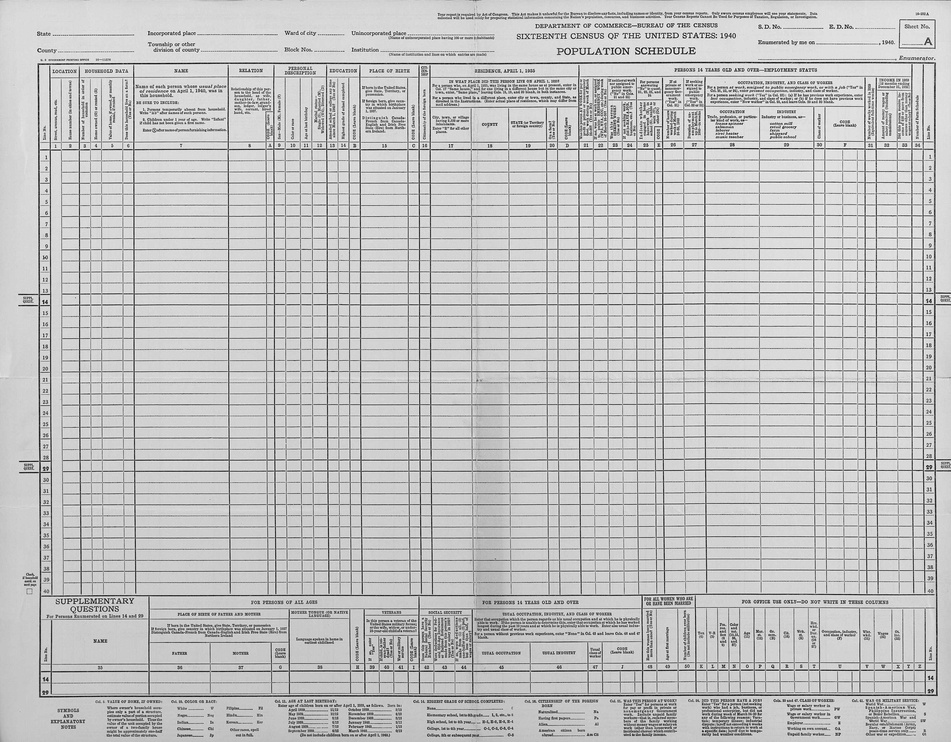
#> input picture data/census/templates/1940/template.jpg, 951 x 742 px, shrunk from 3000 x 2343 before the run
$ python -i morphological_row_detector.py   (imports and definitions only)
#> lines starting #> are read from the running program, lines starting #| are printed output that depends on the picture; after the words box and inside, x2 and y2 are one past the last pixel; in counts of white or black regions, pixels touching at a corner belong together
"""
Census row detection using morphological operations.

This detector uses OpenCV's morphological operations (the recommended approach for
detecting horizontal lines in forms/tables) combined with domain knowledge about
census form structure.

Key improvements over Hough-based detection:
- Uses morphological opening to detect horizontal lines (more reliable for forms)
- Incorporates knowledge of census structure (40 uniform rows)
- Validates detected lines against expected patterns
- Separate detection for main table vs supplemental questions
"""

import logging
from dataclasses import dataclass
from pathlib import Path
from typing import List, Optional, Tuple

import cv2
import numpy as np

logger = logging.getLogger(__name__)


@dataclass
class RowBoundary:
    """Represents a detected row with Y-coordinates."""

    row_index: int  # 1-based index (matches printed census line numbers: 1-40)
    y_start: int    # Top Y coordinate
    y_end: int      # Bottom Y coordinate
    height: int     # Row height in pixels
    confidence: float = 1.0

    # [17 lines left out: function crop_from_image, not called in this run]


class MorphologicalRowDetector:
    """
    Detect census rows using morphological operations.

    This approach is specifically optimized for detecting horizontal lines in forms/tables.
    """

    def __init__(
        self,
        expected_rows: int = 40,
        expected_row_height_range: Tuple[int, int] = (50, 85),
        kernel_width_ratio: int = 30,  # Kernel width = img_width // ratio
        adaptive_block_size: int = 15,
        adaptive_c: int = 2,
        morph_iterations: int = 2,
        min_line_width_ratio: float = 0.2,  # Line must span 20% of width
        cluster_distance: int = 5,
        padding_top: int = 5,
        padding_bottom: int = 33,
    ):
        """
        Initialize morphological row detector.

        Args:
            expected_rows: Expected number of rows in main table (default: 40)
            expected_row_height_range: Plausible row heights in pixels (min, max)
            kernel_width_ratio: Horizontal kernel width = img_width // ratio
            adaptive_block_size: Block size for adaptive thresholding (must be odd)
            adaptive_c: Constant for adaptive thresholding
            morph_iterations: Number of morphological iterations
            min_line_width_ratio: Minimum line width as fraction of image width
            cluster_distance: Max distance to merge nearby lines
            padding_top: Padding above row for readability
            padding_bottom: Padding below row for descenders
        """
        self.expected_rows = expected_rows
        self.expected_row_height_range = expected_row_height_range
        self.kernel_width_ratio = kernel_width_ratio
        self.adaptive_block_size = adaptive_block_size
        self.adaptive_c = adaptive_c
        self.morph_iterations = morph_iterations
        self.min_line_width_ratio = min_line_width_ratio
        self.cluster_distance = cluster_distance
        self.padding_top = padding_top
        self.padding_bottom = padding_bottom

    def detect_rows(
        self, image: np.ndarray, include_supplemental: bool = False
    ) -> List[RowBoundary]:
        """
        Detect all census rows using morphological operations.

        Args:
            image: Input image (grayscale or BGR)
            include_supplemental: If True, also detect 2 supplemental question rows

        Returns:
            List of RowBoundary objects, sorted top to bottom
        """
        # Convert to grayscale if needed
        if len(image.shape) == 3:
            gray = cv2.cvtColor(image, cv2.COLOR_BGR2GRAY)
        else:
            gray = image.copy()

        img_height, img_width = gray.shape

        # Step 1: Detect main table rows (middle 65% of page)
        main_rows = self._detect_main_table_rows(gray)

        if not main_rows:
            logger.warning("Failed to detect main table rows")
            return []

        logger.info(f"Detected {len(main_rows)} main table rows")

        # Step 2: Optionally detect supplemental rows (bottom 15-20% of page)
        if include_supplemental:
            supp_rows = self._detect_supplemental_rows(gray, main_rows)
            if supp_rows:
                main_rows.extend(supp_rows)
                logger.info(f"Added {len(supp_rows)} supplemental rows")

        return main_rows

    def _detect_main_table_rows(self, gray: np.ndarray) -> List[RowBoundary]:
        """
        Detect the 40 main data table rows using morphological operations.

        Strategy:
        1. Use morphological opening to detect horizontal lines
        2. Extract Y-coordinates of detected lines
        3. Validate against expected census structure (40 uniform rows)
        4. Fit uniform grid using detected lines as anchor points

        Args:
            gray: Grayscale image

        Returns:
            List of 40 RowBoundary objects for main data table
        """
        img_height, img_width = gray.shape

        # Define data section region (middle 65% of page where 40-row table is)
        data_section_top = int(img_height * 0.10)
        data_section_bottom = int(img_height * 0.85)
        data_section = gray[data_section_top:data_section_bottom, :]

        # Step 1: Detect horizontal lines in data section
        detected_lines_y = self._detect_horizontal_lines_morphological(data_section)

        if len(detected_lines_y) < 3:
            logger.warning(f"Only detected {len(detected_lines_y)} lines in main table section")
            return []

        # Offset Y-coordinates to full image space
        detected_lines_y = [y + data_section_top for y in detected_lines_y]

        logger.info(f"Detected {len(detected_lines_y)} horizontal lines in main table section")

        # Step 2: Fit uniform 40-row grid using detected lines as anchors
        rows = self._fit_uniform_grid(
            detected_lines_y,
            expected_rows=self.expected_rows,
            img_height=img_height
        )

        return rows

    def _detect_horizontal_lines_morphological(self, gray: np.ndarray) -> List[int]:
        """
        Detect horizontal lines using morphological operations.

        This is OpenCV's recommended approach for detecting lines in forms/tables.

        Args:
            gray: Grayscale image (or image section)

        Returns:
            List of Y-coordinates of detected horizontal lines
        """
        img_height, img_width = gray.shape

        # 1. Adaptive thresholding (handles varying lighting)
        thresh = cv2.adaptiveThreshold(
            gray,
            255,
            cv2.ADAPTIVE_THRESH_MEAN_C,
            cv2.THRESH_BINARY_INV,  # Invert: black becomes white
            self.adaptive_block_size,
            self.adaptive_c
        )

        # 2. Create horizontal kernel (wide, 1px tall)
        horizontal_kernel_width = img_width // self.kernel_width_ratio
        horizontal_kernel = cv2.getStructuringElement(
            cv2.MORPH_RECT, (horizontal_kernel_width, 1)
        )

        # 3. Morphological opening: removes text/noise, keeps horizontal lines
        detected_lines_img = cv2.morphologyEx(
            thresh,
            cv2.MORPH_OPEN,
            horizontal_kernel,
            iterations=self.morph_iterations
        )

        # 4. Find contours of detected lines
        contours, _ = cv2.findContours(
            detected_lines_img,
            cv2.RETR_EXTERNAL,
            cv2.CHAIN_APPROX_SIMPLE
        )

        # 5. Extract Y-coordinates from contours
        line_y_coords = []
        min_line_width = int(img_width * self.min_line_width_ratio)

        for contour in contours:
            x, y, w, h = cv2.boundingRect(contour)
            # Filter: must be reasonably wide
            if w >= min_line_width:
                # Use vertical center of contour as line position
                line_y_coords.append(y + h // 2)

        # 6. Cluster nearby lines (handle double-ruled or thick lines)
        clustered_lines = self._cluster_lines(line_y_coords)

        logger.debug(
            f"Morphological detection: {len(line_y_coords)} raw lines → "
            f"{len(clustered_lines)} clustered lines"
        )

        return sorted(clustered_lines)

    def _cluster_lines(self, y_positions: List[int]) -> List[int]:
        """
        Cluster nearby Y-positions to merge double-ruled or thick lines.

        Args:
            y_positions: List of Y-coordinates

        Returns:
            List of clustered Y-coordinates (mean of each cluster)
        """
        if not y_positions:
            return []

        y_positions = sorted(y_positions)
        clusters = [[y_positions[0]]]

        for y in y_positions[1:]:
            # Check if close to last cluster
            if y - clusters[-1][-1] <= self.cluster_distance:
                clusters[-1].append(y)
            else:
                clusters.append([y])

        # Return mean of each cluster
        clustered = [int(np.mean(cluster)) for cluster in clusters]

        logger.debug(
            f"Clustered {len(y_positions)} positions into {len(clustered)} lines "
            f"(cluster_distance={self.cluster_distance}px)"
        )

        return clustered

    def _fit_uniform_grid(
        self,
        detected_lines: List[int],
        expected_rows: int,
        img_height: int
    ) -> List[RowBoundary]:
        """
        Fit a uniform grid of rows using detected lines as anchor points.

        Domain knowledge: Census forms have exactly 40 uniformly-spaced rows.
        Even if we only detect some lines, we can fit a complete grid.

        Strategy:
        1. Find the most uniform sequence of detected lines
        2. Calculate average spacing from that sequence
        3. Validate spacing is plausible (50-85px per row)
        4. Extrapolate to create full 40-row grid

        Args:
            detected_lines: Y-coordinates of detected lines (sorted)
            expected_rows: Number of rows to generate (40)
            img_height: Image height in pixels

        Returns:
            List of RowBoundary objects for uniform rows
        """
        if len(detected_lines) < 3:
            logger.warning("Need at least 3 detected lines for grid fitting")
            return []

        # Step 1: Find most uniform spacing sequence
        best_sequence = self._find_most_uniform_sequence(detected_lines)

        if not best_sequence:
            logger.warning("No uniform spacing sequence found in detected lines")
            return []

        num_lines, avg_spacing, region_start, region_end = best_sequence

        logger.info(
            f"Found uniform sequence: {num_lines} lines, avg_spacing={avg_spacing:.1f}px, "
            f"region y={region_start}-{region_end}"
        )

        # Step 2: Correct spacing if detecting every Nth row
        # Do this BEFORE validation to get true row height
        min_height, max_height = self.expected_row_height_range
        corrected_spacing = avg_spacing

        if avg_spacing > max_height:
            # Likely detecting every 2-3 rows instead of every row
            for divisor in [2.0, 2.5, 3.0]:
                candidate_spacing = avg_spacing / divisor
                if min_height <= candidate_spacing <= max_height:
                    logger.info(
                        f"Correcting spacing: {avg_spacing:.1f}px / {divisor} = "
                        f"{candidate_spacing:.1f}px (detecting every {divisor:.1f} rows)"
                    )
                    corrected_spacing = candidate_spacing
                    break

        # Step 3: Validate corrected spacing
        if not (min_height <= corrected_spacing <= max_height):
            logger.warning(
                f"Spacing {corrected_spacing:.1f}px outside expected range "
                f"[{min_height}, {max_height}]px - proceeding anyway"
            )

        estimated_row_height = corrected_spacing

        # Step 3: Calculate how many rows the detected region spans
        detected_span = region_end - region_start
        num_rows_in_region = int(detected_span / estimated_row_height)

        # Step 4: Try different placements and pick best fit
        best_placement = self._find_best_grid_placement(
            region_start,
            region_end,
            num_rows_in_region,
            estimated_row_height,
            expected_rows,
            img_height
        )

        if not best_placement:
            logger.warning("Could not find valid grid placement")
            return []

        top_row_1, assumed_start_row = best_placement

        logger.info(
            f"Grid fitting: row_height={estimated_row_height:.1f}px, "
            f"top_row_1={top_row_1}, "
            f"(detected region = rows {assumed_start_row}-{assumed_start_row+num_rows_in_region-1})"
        )

        # Step 5: Generate uniform rows
        rows = []
        for i in range(expected_rows):
            y_start = int(top_row_1 + i * estimated_row_height)
            y_end = int(top_row_1 + (i + 1) * estimated_row_height)
            height = y_end - y_start

            row = RowBoundary(
                row_index=i + 1,  # 1-based
                y_start=y_start,
                y_end=y_end,
                height=height,
            )
            rows.append(row)

        return rows

    def _find_most_uniform_sequence(
        self, detected_lines: List[int]
    ) -> Optional[Tuple[int, float, int, int]]:
        """
        Find the longest sequence of uniformly-spaced lines.

        Args:
            detected_lines: Y-coordinates of detected lines (sorted)

        Returns:
            Tuple of (num_lines, avg_spacing, region_start, region_end) or None
        """
        if len(detected_lines) < 3:
            return None

        # Calculate spacings between consecutive lines
        spacings = []
        for i in range(len(detected_lines) - 1):
            spacing = detected_lines[i + 1] - detected_lines[i]
            spacings.append((i, spacing, detected_lines[i], detected_lines[i + 1]))

        # Find sequences with uniform spacing (within 20% variance)
        uniform_sequences = []

        for i in range(len(spacings)):
            sequence = [spacings[i]]
            base_spacing = spacings[i][1]

            # Extend sequence while spacing remains similar
            for j in range(i + 1, len(spacings)):
                current_spacing = spacings[j][1]
                variance = abs(current_spacing - base_spacing) / base_spacing

                if variance < 0.2:  # Within 20%
                    sequence.append(spacings[j])
                    # Update running average
                    base_spacing = sum(s[1] for s in sequence) / len(sequence)
                else:
                    break

            if len(sequence) >= 3:  # Need at least 3 uniform spacings
                avg_spacing = sum(s[1] for s in sequence) / len(sequence)
                y_start = sequence[0][2]
                y_end = sequence[-1][3]
                uniform_sequences.append((len(sequence), avg_spacing, y_start, y_end))

        if not uniform_sequences:
            return None

        # Return longest uniform sequence
        uniform_sequences.sort(reverse=True)
        return uniform_sequences[0]

    def _find_best_grid_placement(
        self,
        region_start: int,
        region_end: int,
        num_rows_in_region: int,
        row_height: float,
        total_rows: int,
        img_height: int
    ) -> Optional[Tuple[int, int]]:
        """
        Find the best placement for the uniform grid within image bounds.

        Args:
            region_start: Y-coordinate where detected region starts
            region_end: Y-coordinate where detected region ends
            num_rows_in_region: Number of rows in detected region
            row_height: Estimated row height in pixels
            total_rows: Total number of rows to place (40)
            img_height: Image height in pixels

        Returns:
            Tuple of (top_row_1, assumed_start_row) or None
        """
        best_candidate = None
        best_score = -1

        # Try different assumptions about which rows the detected region represents
        max_start_row = max(1, total_rows - num_rows_in_region + 1)

        for start_row_num in range(1, max_start_row + 1):
            # Calculate where row 1 would be if detected region starts at start_row_num
            rows_before_region = start_row_num - 1
            estimated_top_row_1 = region_start - rows_before_region * row_height
            estimated_bottom_row_40 = estimated_top_row_1 + total_rows * row_height

            # Check if this fits within image bounds
            if estimated_top_row_1 < 0 or estimated_bottom_row_40 > img_height:
                continue

            # Score based on margins (prefer centered table)
            margin_top = estimated_top_row_1 / img_height
            margin_bottom = (img_height - estimated_bottom_row_40) / img_height

            # Require minimum margins for header/footer
            if margin_top < 0.05 or margin_bottom < 0.03:
                continue

            # Score: prefer balanced margins
            score = min(margin_top, margin_bottom)

            if score > best_score:
                best_score = score
                best_candidate = (int(estimated_top_row_1), start_row_num)

        return best_candidate

    # [160 lines left out: functions _detect_supplemental_rows, visualize_rows, detect_census_rows, not called in this run]

>>> import cv2
>>> picture = cv2.imread('../../../../data/census/templates/1940/template.jpg')
#> picture is the input picture: shape (742, 951, 3); min 16, max 255, mean 195.5
>>> result = MorphologicalRowDetector().detect_rows(picture)
#> in _detect_main_table_rows, `data_section = gray[data_section_top:data_section_bottom, :]`:
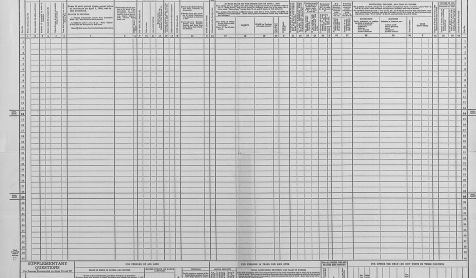
#> data_section: shape (556, 951) (shown at 1/2 size); min 16, max 255, mean 197
#> in _detect_horizontal_lines_morphological, `thresh = cv2.adaptiveThreshold( gray, 255, cv2.ADAPTIVE_THRESH_MEAN_C,..`:
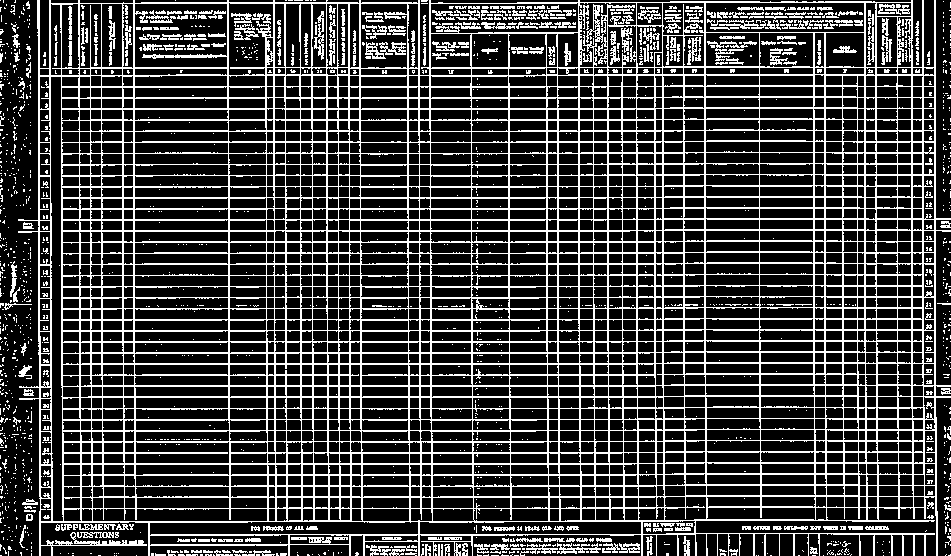
#> thresh: shape (556, 951); 24.1% white in thin lines or dots
#> in _detect_horizontal_lines_morphological, `detected_lines_img = cv2.morphologyEx( thresh, cv2.MORPH_OPEN, horizon..`:
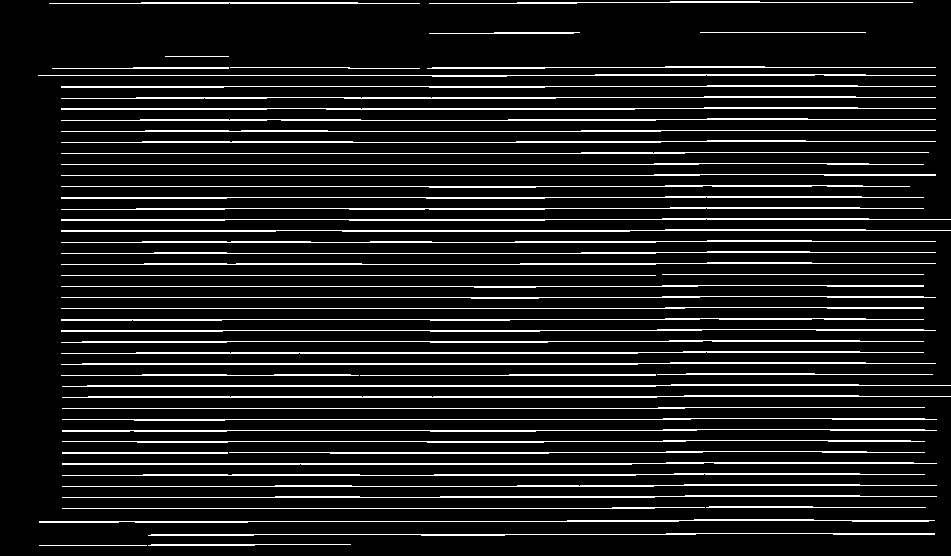
#> detected_lines_img: shape (556, 951); 10.7% white in thin lines or dots
#> in _detect_horizontal_lines_morphological, `contours, _ = cv2.findContours( detected_lines_img, cv2.RETR_EXTERNAL,..`: contours = 57 contours, 6 with area under 20; largest, box (x1, y1, x2, y2) and area: (62, 462, 937, 465) 806, (62, 384, 951, 387) 757, (61, 362, 936, 365) 752, (62, 395, 951, 398) 741, (61, 229, 951, 232) 704
#> the loop in _detect_horizontal_lines_morphological, `for contour in contours:` made 57 passes
#> (x, y, w, h) on passes 2 to 5: (148, 544, 203, 2), (148, 533, 787, 3), (39, 519, 896, 4), (62, 507, 643, 2)
#> after the loop in _detect_horizontal_lines_morphological, `for contour in contours:`: line_y_coords = 51 values, max 545 at index 0, min 2 at index 50, mean 292.5
#> in _cluster_lines, `y_positions = sorted(y_positions)`: y_positions = 51 values from 2 to 545
#> in _cluster_lines, `clusters = [[y_positions[0]]]`: clusters = [[2]]
#> the loop in _cluster_lines, `for y in y_positions[1:]:` made 50 passes
#> y on passes 1 to 4: 3, 67, 68, 75
#> after the loop in _cluster_lines, `for y in y_positions[1:]:`: clusters = 45 items, first 6: [2, 3], [67, 68], [75], [86], [97], [108]
#> in _cluster_lines, `clustered = [int(np.mean(cluster)) for cluster in clusters]`: clustered = 45 values from 2 to 545
#> in _detect_main_table_rows, `detected_lines_y = [y + data_section_top for y in detected_lines_y]`: detected_lines_y = 45 values from 76 to 619
#> the loop in _find_most_uniform_sequence, `for i in range(len(detected_lines) - 1):` made 44 passes
#> spacing on passes 1 to 4: 65, 8, 11, 11
#> after the loop in _find_most_uniform_sequence, `for i in range(len(detected_lines) - 1):`: spacings = 44 items, first 6: (0, 65, 76, 141), (1, 8, 141, 149), (2, 11, 149, 160), (3, 11, 160, 171), (4, 11, 171, 182), (5, 11, 182, 193)
#> the loop in _find_most_uniform_sequence, `for i in range(len(spacings)):` made 44 passes
#> (avg_spacing, y_start, y_end) on passes 3 to 6: (11.08, 149, 581), (11.08, 160, 581), (11.08, 171, 581), (11.08, 182, 581)
#> after the loop in _find_most_uniform_sequence, `for i in range(len(spacings)):`: uniform_sequences = 37 items, first 6: (39, 11.08, 149, 581), (38, 11.08, 160, 581), (37, 11.08, 171, 581), (36, 11.08, 182, 581), (35, 11.09, 193, 581), (33, 11.09, 215, 581)
#> in _fit_uniform_grid, `best_sequence = self._find_most_uniform_sequence(detected_lines)`: best_sequence = (39, 11.08, 149, 581)
#> in _fit_uniform_grid, `num_lines, avg_spacing, region_start, region_end = best_sequence`: num_lines = 39; avg_spacing = 11.08; region_start = 149; region_end = 581
#> in _fit_uniform_grid, `corrected_spacing = avg_spacing`: corrected_spacing = 11.08
#> in _fit_uniform_grid, `detected_span = region_end - region_start`: detected_span = 432
#> in _fit_uniform_grid, `num_rows_in_region = int(detected_span / estimated_row_height)`: num_rows_in_region = 39
#> in _find_best_grid_placement, `max_start_row = max(1, total_rows - num_rows_in_region + 1)`: max_start_row = 2
#> the loop in _find_best_grid_placement, `for start_row_num in range(1, max_start_row + 1):` made 2 passes
#> (estimated_top_row_1, estimated_bottom_row_40, margin_top, margin_bottom, score, best_score, best_candidate) on pass 1: (149, 592.1, 0.201, 0.202, 0.201, 0.201, (149, 1))
#> after the loop in _find_best_grid_placement, `for start_row_num in range(1, max_start_row + 1):`: best_score = 0.201
#> in _fit_uniform_grid, `best_placement = self._find_best_grid_placement( region_start, region_..`: best_placement = (149, 1)
#> in _fit_uniform_grid, `top_row_1, assumed_start_row = best_placement`: top_row_1 = 149; assumed_start_row = 1
#> the loop in _fit_uniform_grid, `for i in range(expected_rows):` made 40 passes
#> (y_start, y_end, height) on passes 1 to 4: (149, 160, 11), (160, 171, 11), (171, 182, 11), (182, 193, 11)
#> after the loop in _fit_uniform_grid, `for i in range(expected_rows):`: rows = 40 items
#> result = 40 items
